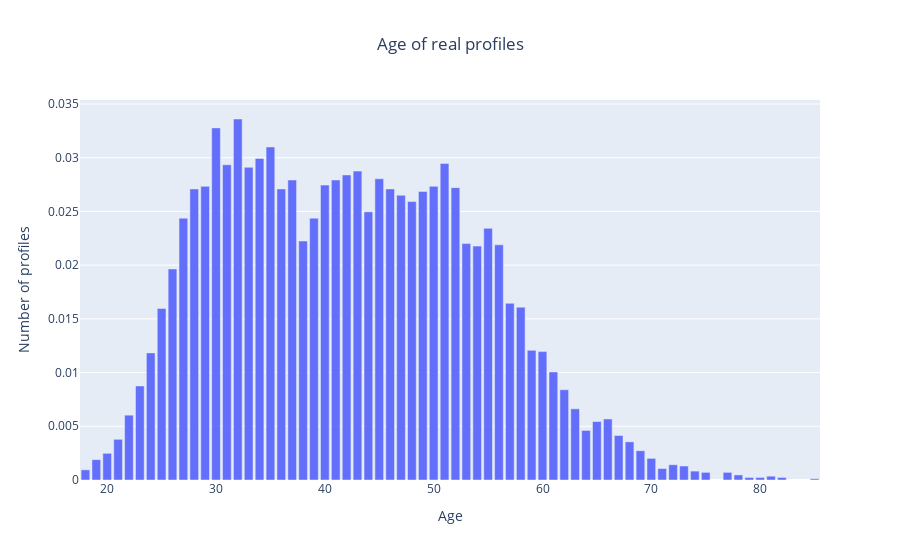

Notebook code for this chart:
### Code cell
import matplotlib.pyplot as plt
import plotly.express as px

counts = cleaned_df["age"].value_counts(normalize = True)

fig = px.bar(counts, title="Age of real profiles")
fig.update_layout(
    xaxis_title = "Age",
    yaxis_title = "Number of profiles",
    title_x = 0.5,
    showlegend = False
)

fig.show()

### Figure 1 — Plotly figure (JSON) as saved in the notebook; plotly's stock layout.template omitted (floating-point values rounded to 4 significant figures)
{"data": [{"alignmentgroup": "True", "hovertemplate": "variable=age<br>index=%{x}<br>value=%{y}<extra></extra>", "legendgroup": "age", "marker": {"color": "#636efa", "pattern": {"shape": ""}}, "name": "age", "offsetgroup": "age", "orientation": "v", "showlegend": true, "textposition": "auto", "type": "bar", "x": [32, 30, 35, 34, 51, 31, 33, 43, 42, 45, 41, 37, 40, 29, 50, 52, 28, 46, 36, 49, 47, 48, 44, 27, 39, 55, 38, 53, 56, 54, 26, 57, 58, 25, 59, 60, 24, 61, 23, 62, 63, 22, 66, 65, 64, 67, 21, 68, 69, 20, 70, 19, 72, 73, 71, 18, 74, 77, 75, 78, 81, 80, 82, 79, 85], "xaxis": "x", "y": [0.0336, 0.03277, 0.031, 0.02993, 0.02946, 0.02934, 0.02911, 0.02875, 0.0284, 0.02804, 0.02792, 0.02792, 0.02745, 0.02733, 0.02733, 0.02721, 0.02709, 0.02709, 0.02709, 0.02686, 0.0265, 0.02591, 0.02496, 0.02437, 0.02437, 0.02343, 0.02224, 0.02201, 0.02189, 0.02177, 0.01964, 0.01645, 0.01609, 0.01597, 0.01207, 0.01195, 0.01183, 0.01006, 0.008755, 0.0084, 0.006626, 0.006034, 0.005679, 0.005442, 0.004614, 0.004141, 0.003786, 0.003549, 0.002721, 0.002485, 0.002011, 0.001893, 0.00142, 0.001301, 0.001065, 0.0009465, 0.0008282, 0.0007099, 0.0007099, 0.0004733, 0.0003549, 0.0002366, 0.0002366, 0.0002366, 0.0001183], "yaxis": "y"}], "layout": {"barmode": "relative", "legend": {"title": {"text": "variable"}, "tracegroupgap": 0}, "showlegend": false, "title": {"text": "Age of real profiles", "x": 0.5}, "xaxis": {"anchor": "y", "domain": [0, 1], "title": {"text": "Age"}}, "yaxis": {"anchor": "x", "domain": [0, 1], "title": {"text": "Number of profiles"}}}}
